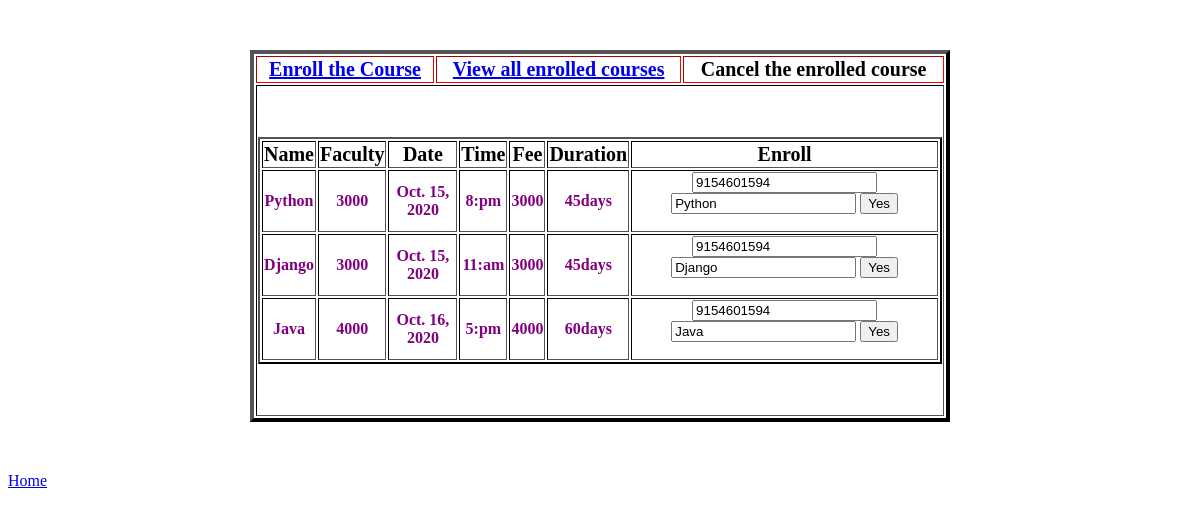
Page /enroll_the_course/ (signed in) on the committed database.
### app/models.py (models this page shows)
class Course(models.Model):
    No = models.AutoField(primary_key=True)
    Name = models.CharField(max_length=30)
    Faculty = models.CharField(max_length=30)
    Date = models.DateField(auto_now_add=True)
    Time = models.CharField(max_length=20)
    Fee = models.IntegerField()
    Duration = models.CharField(max_length=30)

### app/views.py (the view)
# urls.py: path('enroll_the_course/',views.enroll_the_course,name='enroll_the_course'),
def enroll_the_course(request):
    return render(request,"enroll_the_course.html",{"data": Course.objects.all()})

### templates/enroll_the_course.html (shortened to what this page needs)
{% extends 'student_sucessfully_login.html' %}
{% block sree %}
    <table align="center" border="2" id="t">
    <tr>
        <th class="second_row">Name</th>
        <th class="second_row">Faculty</th>
        <th class="second_row">Date</th>
        <th class="second_row">Time</th>
        <th class="second_row">Fee</th>
        <th class="second_row">Duration</th>
        <th class="second_row">Enroll</th>
    </tr>
        {% for x in data %}
    <tr>
        <th class="third_row">{{ x.Name }}</th>
        <th class="third_row">{{ x.Faculty }}</th>
        <th class="third_row">{{ x.Date }}</th>
        <th class="third_row">{{ x.Time }}</th>
        <th class="third_row">{{ x.Fee }}</th>
        <th class="third_row">{{ x.Duration }}</th>
        <th>
            <form action="{% url 'student_enroll_sucess' %}" method="post">
        <input type="number" value="{{ request.session.user }}" name="s1">
       <input type="name" value="{{ x.Name }}" name="s2">
      <button type="submit">Yes</button>
            </form>
        </th>
    </tr>
    {% endfor %}
    </table>
{% endblock %}

### templates/student_sucessfully_login.html (style rules this page uses)
#t { margin-top: 80px; border-color: black; }

### templates/enroll_the_course.html (style rules this page uses)
.second_row { font-size: 20px; }
.third_row { color: purple; }
#t { margin-top: 50px; margin-bottom: 50px; }

### rows in the picture
Course: Name "Python", Faculty "3000", Date "Oct. 15, 2020", Time "8:pm", Fee "3000", Duration "45days", s1 "9154601594", s2 "Python"
Course: Name "Django", Faculty "3000", Date "Oct. 15, 2020", Time "11:am", Fee "3000", Duration "45days", s1 "9154601594", s2 "Django"
Course: Name "Java", Faculty "4000", Date "Oct. 16, 2020", Time "5:pm", Fee "4000", Duration "60days", s1 "9154601594", s2 "Java"
